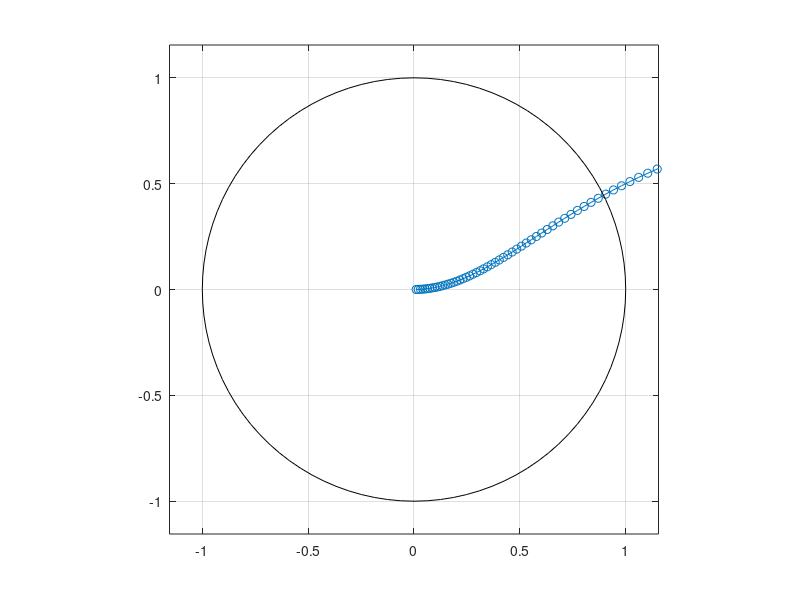
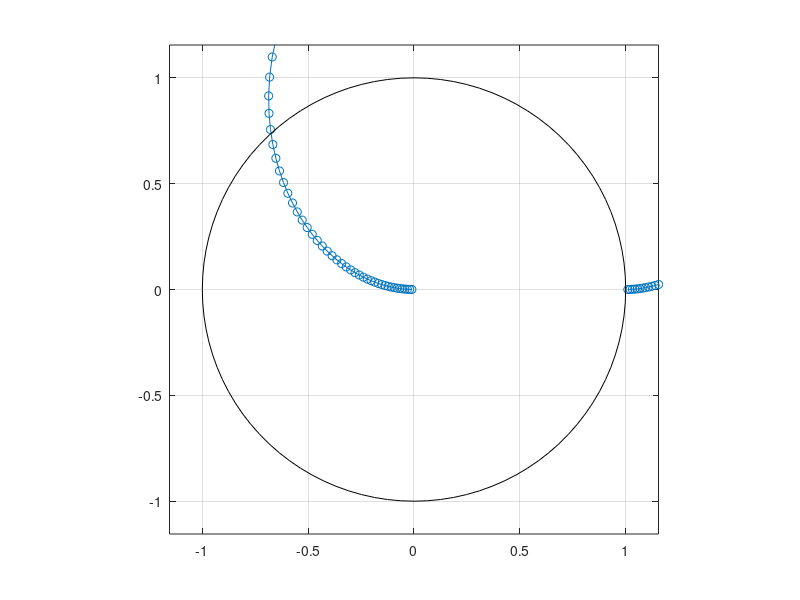

Reproduce these figures in MATLAB, in order.
clc;
clear;
close all;

%% Inputs
phi(:, 1) = linspace(0, 1, 102);
phi = phi(2:end-1, 1);

krP = phi;
kr = (1 - krP) ./ krP;

r = complex(kr, kr.^0.5 .* (kr < 1) + (kr >= 1) ./ 1);
r = complex(kr, kr.^2 ./ (kr.^2 + 1));
rP = 1 ./ (1 - r);

%% Calculate
% kr = L * (1 - krP) ./ krP;

%% Plotting
figure;
plot(complex(r), "o-", LineWidth=1.5);
hold on;
zplane([]);
grid on;
% xlim([-1, 10]);


figure;
plot(complex(rP), "o-", LineWidth=1.5);
hold on;
zplane([]);
grid on;





